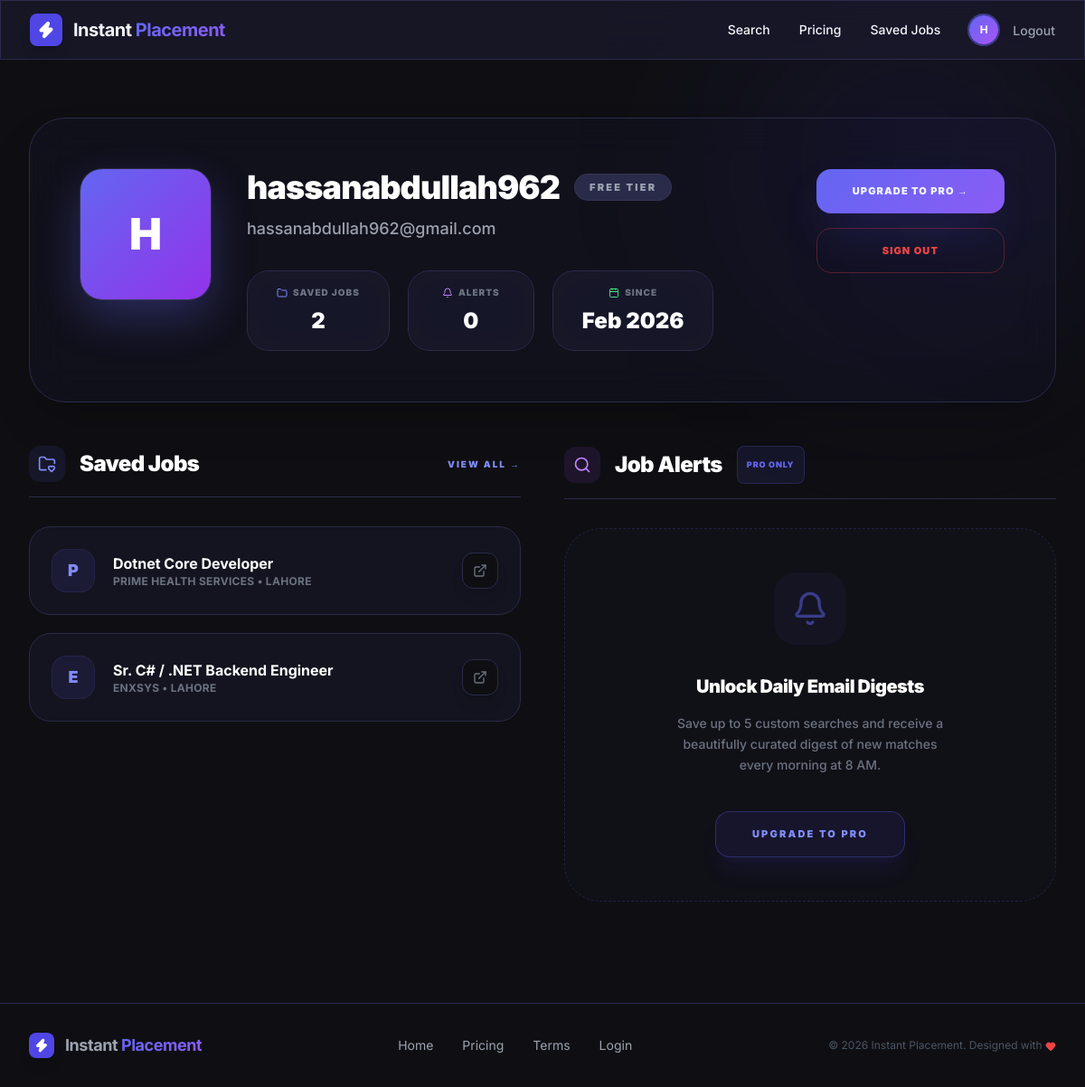
The page /accounts/profile/ (signed in) on the database as committed earlier.
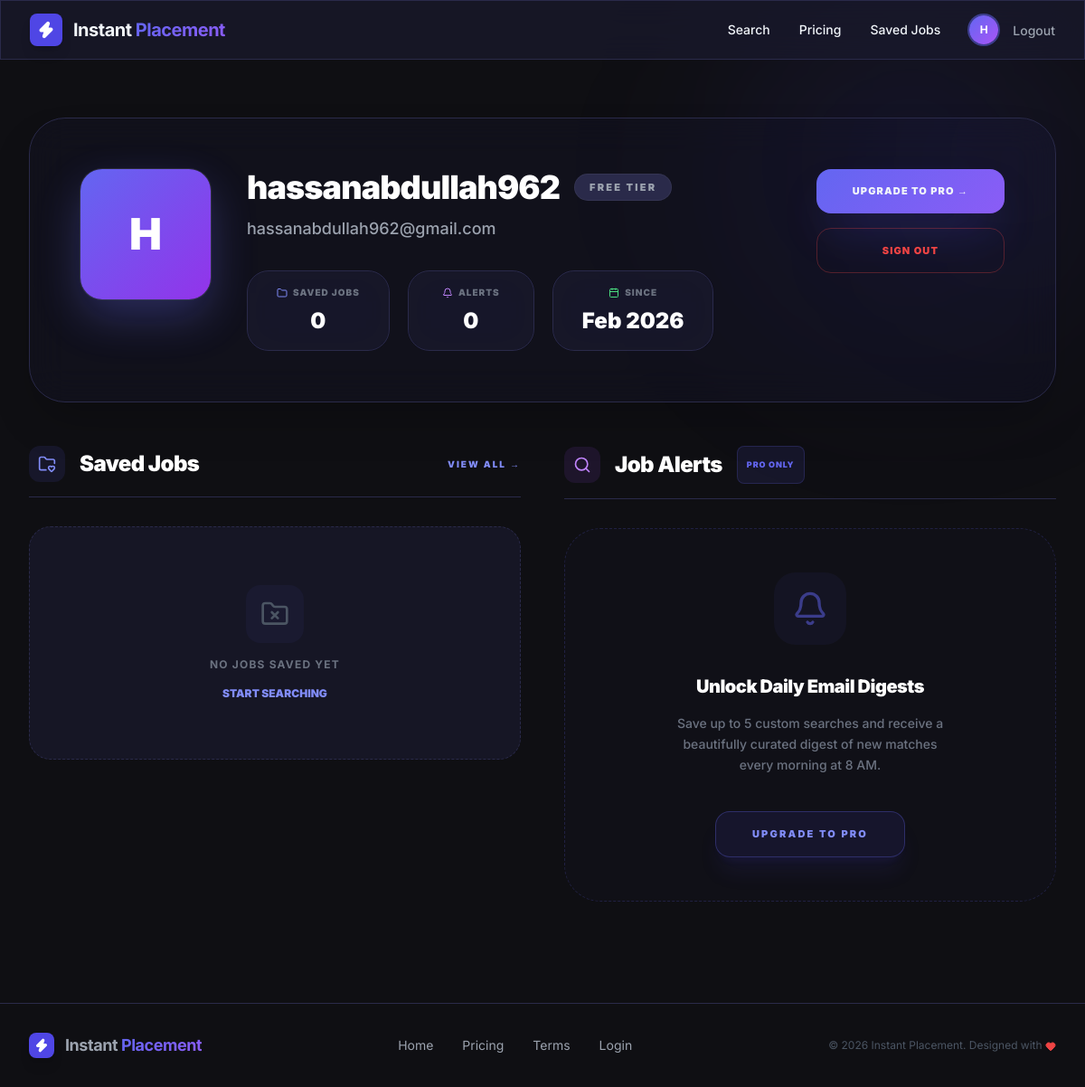
The same page on the database as committed later.
### jobs/models.py (models this page shows, shortened)
class SavedJob(models.Model):
    user = models.ForeignKey(User, on_delete=models.CASCADE, related_name='saved_jobs')
    job_id = models.CharField(max_length=255)
    title = models.CharField(max_length=255)
    company = models.CharField(max_length=255, blank=True, null=True)
    location = models.CharField(max_length=255, blank=True, null=True)
    url = models.URLField(max_length=1000)
    platform = models.CharField(max_length=100, blank=True, null=True)
    posted_at = models.CharField(max_length=100, blank=True, null=True)
    saved_at = models.DateTimeField(auto_now_add=True)
    class Meta:
        unique_together = ('user', 'job_id')

### accounts/views.py (the view)
# urls.py: path('profile/', views.profile, name='profile'),
@login_required
def profile(request):
    recent_jobs = SavedJob.objects.filter(user=request.user).order_by('-saved_at')[:3]
    return render(request, 'accounts/profile.html', {'recent_jobs': recent_jobs})

### templates/accounts/profile.html (shortened to what the changed rows need)
{% extends 'base.html' %}
{% block content %}
<div class="max-w-7xl mx-auto px-4 sm:px-6 lg:px-8 py-16">
    <div
        class="glass p-10 md:p-14 rounded-[40px] border-[#2a2a4a] mb-12 shadow-2xl relative overflow-hidden bg-[#16162a]/40">
        <div class="flex flex-col md:flex-row items-center md:items-start gap-10">
            <div
                class="w-36 h-36 rounded-3xl bg-gradient-to-br from-indigo-500 to-purple-600 flex items-center justify-center text-white text-5xl font-black shadow-[0_20px_50px_rgba(99,102,241,0.3)] ring-1 ring-white/10 group transform transition-transform hover:rotate-3">
                {{ user.email|slice:":1"|upper }}
            </div>
            <div class="flex-grow text-center md:text-left">
                <div class="flex flex-col md:flex-row md:items-center gap-4 mb-3 justify-center md:justify-start">
                    <h1 class="text-4xl font-black text-white tracking-tight">
                        {{ user.username|default:user.email }}
                    </h1>
                    {% if user.profile.is_pro %}
                    <span
                        class="inline-flex px-4 py-1.5 bg-gradient-to-r from-indigo-500 to-purple-600 rounded-full text-[11px] font-black uppercase tracking-[0.2em] text-white shadow-xl shadow-indigo-600/20 border border-white/10">Pro
                        Member</span>
                    {% else %}
                    <span
                        class="inline-flex px-4 py-1.5 bg-[#2a2a4a] rounded-full text-[11px] font-black uppercase tracking-[0.2em] text-gray-400 border border-white/5">Free
                        Tier</span>
                    {% endif %}
                </div>
                <p class="text-gray-400 text-lg mb-8 font-medium">{{ user.email }}</p>
                <div class="flex flex-wrap gap-5 justify-center md:justify-start">
                    <div
                        class="glass px-8 py-4 rounded-3xl border-[#2a2a4a] text-center min-w-[140px] hover:border-indigo-500/30 transition-colors group">
                        <p
                            class="text-[10px] font-black text-gray-500 uppercase tracking-widest mb-2 flex items-center justify-center">
                            <i data-lucide="folder" class="w-3 h-3 mr-1.5 text-indigo-400"></i>
                            Saved Jobs
                        </p>
                        <p class="text-2xl font-black text-white">{{ user.saved_jobs.count }}</p>
                    </div>
                    <div
                        class="glass px-8 py-4 rounded-3xl border-[#2a2a4a] text-center min-w-[140px] hover:border-indigo-500/30 transition-colors group">
                        <p
                            class="text-[10px] font-black text-gray-500 uppercase tracking-widest mb-2 flex items-center justify-center">
                            <i data-lucide="bell" class="w-3 h-3 mr-1.5 text-purple-400"></i>
                            Alerts
                        </p>
                        <p class="text-2xl font-black text-white">{{ user.saved_searches.count }}</p>
                    </div>
                    <div
                        class="glass px-8 py-4 rounded-3xl border-[#2a2a4a] text-center min-w-[140px] hover:border-indigo-500/30 transition-colors group">
                        <p
                            class="text-[10px] font-black text-gray-500 uppercase tracking-widest mb-2 flex items-center justify-center">
                            <i data-lucide="calendar" class="w-3 h-3 mr-1.5 text-green-400"></i>
                            Since
                        </p>
                        <p class="text-2xl font-black text-white">{{ user.date_joined|date:"M Y" }}</p>
                    </div>
                </div>
            </div>
            <div class="flex flex-col gap-4 w-full md:w-auto">
                {% if user.profile.is_pro %}
                <a href="#" onclick="alert('Billing management coming soon!'); return false;"
                    class="px-8 py-4 rounded-2xl text-[11px] font-black uppercase tracking-widest border border-indigo-500/30 text-indigo-400 hover:bg-indigo-500/10 transition-all text-center">Manage
                    Billing</a>
                {% else %}
                <a href="{% url 'pricing' %}"
                    class="btn-gradient px-10 py-4 rounded-2xl text-[11px] font-black uppercase tracking-widest shadow-2xl shadow-indigo-600/30 text-center hover:scale-[1.03] active:scale-95">Upgrade
                    to Pro →</a>
                {% endif %}
                <form method="post" action="{% url 'account_logout' %}" class="w-full">
                </form>
            </div>
        </div>
    </div>
    <div class="grid grid-cols-1 lg:grid-cols-2 gap-12">
        <div class="space-y-8 animate-fade-in-right">
            <div class="space-y-5">
                {% for job in recent_jobs %}
                <div
                    class="glass p-6 rounded-3xl border-[#2a2a4a] hover:border-indigo-500/40 transition-all group flex items-center justify-between bg-[#1a1a2e]/50">
                    <div class="flex items-center space-x-5">
                        <div
                            class="w-12 h-12 rounded-2xl bg-indigo-500/10 flex items-center justify-center text-indigo-400 font-black text-lg border border-indigo-500/10">
                            {{ job.company|slice:":1"|upper }}
                        </div>
                        <div class="overflow-hidden max-w-[200px] md:max-w-xs">
                            <h4 class="font-bold text-white group-hover:text-indigo-400 transition-colors truncate">
                                {{ job.title }}
                            </h4>
                            <p class="text-xs text-gray-500 font-bold uppercase tracking-wide">
                                {{ job.company }} • {{ job.location }}
                            </p>
                        </div>
                    </div>
                    <div class="flex items-center space-x-3">
                        <a href="{{ job.url }}" target="_blank"
                            class="w-10 h-10 rounded-xl bg-[#0f0f13] flex items-center justify-center text-gray-500 hover:text-white hover:bg-indigo-600 transition-all shadow-lg border border-[#2a2a4a]">
                            <i data-lucide="external-link" class="w-4 h-4"></i>
                        </a>
                    </div>
                </div>
                {% empty %}
                <div
                    class="py-16 flex flex-col items-center glass rounded-3xl border-dashed border-[#2a2a4a] text-center">
                    <div class="w-16 h-16 rounded-2xl bg-indigo-500/5 flex items-center justify-center mb-4">
                        <i data-lucide="folder-x" class="w-8 h-8 text-gray-600"></i>
                    </div>
                    <p class="text-gray-500 font-bold text-xs uppercase tracking-widest">No jobs saved yet</p>
                    <a href="{% url 'home' %}"
                        class="mt-4 text-indigo-400 text-xs font-black uppercase hover:underline">Start Searching</a>
                </div>
                {% endfor %}
            </div>
        </div>
    </div>
</div>
{% endblock %}

### templates/base.html (shortened to what the changed rows need)
{% load static %}
<!DOCTYPE html>
<html lang="en">
<head>
    <script src="https://cdn.tailwindcss.com"></script>
</head>
<body class="min-h-screen flex flex-col overflow-x-hidden">
    <nav class="sticky top-0 z-50 glass border-b border-[#2a2a4a]">
        <div class="max-w-7xl mx-auto px-4 sm:px-6 lg:px-8">
            <div class="flex justify-between h-16 items-center">
                <div class="hidden md:flex items-center space-x-8">
                    {% if user.is_authenticated %}
                    <a href="{% url 'saved_jobs' %}"
                        class="text-sm font-medium hover:text-indigo-400 transition-colors">Saved Jobs</a>
                    <div class="flex items-center space-x-4 ml-4">
                        <a href="{% url 'profile' %}"
                            class="w-8 h-8 rounded-full bg-gradient-to-br from-indigo-500 to-purple-500 flex items-center justify-center font-bold text-white text-xs ring-2 ring-indigo-500/50">
                            {{ user.email|slice:":1"|upper }}
                        </a>
                        <form method="post" action="{% url 'account_logout' %}">
                            <button type="submit"
                                class="text-sm font-medium text-gray-400 hover:text-white transition-colors">Logout</button>
                        </form>
                    </div>
                    {% else %}
                    <a href="{% url 'account_login' %}"
                        class="text-sm font-medium hover:text-indigo-400 text-gray-400 transition-colors">Login</a>
                    <a href="{% url 'account_signup' %}"
                        class="btn-gradient px-6 py-2 rounded-full text-sm font-bold shadow-lg shadow-indigo-500/20">Get
                        Started Free</a>
                    {% endif %}
                </div>
            </div>
        </div>
    </nav>
    <main class="flex-grow">
        {% block content %}{% endblock %}
    </main>
</body>
</html>

Rows that differ between the two databases and show on the page:
removed SavedJob: company "P", title "Dotnet Core Developer", company "PRIME HEALTH SERVICES", location "LAHORE"
removed SavedJob: company "E", title "Sr. C# / .NET Backend Engineer", company "ENXSYS", location "LAHORE"
Other text that changed with them:
{{ user.saved_jobs.count }}: "2" → "0"
text now shown: "NO JOBS SAVED YET START SEARCHING"
